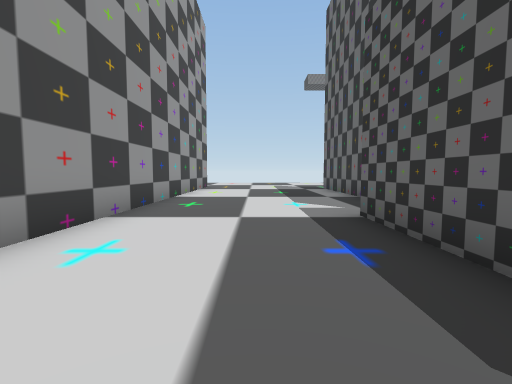
View 1 (above)

23 first-person views from a walk through a scene from a Unity 3-D project. The camera is 1.5 m above the floor, tilts 4° down and sees 85° across. The floor is counted in squares, 2.12 m on a side. Each view is taken from the middle of a square. On the plan, view 1 faces up. The plan holds only what a view shows up to about 10 squares ahead; the rest is blank. The place goes on beyond the plan. The player is left out. Some animated figures are left out.

View 2
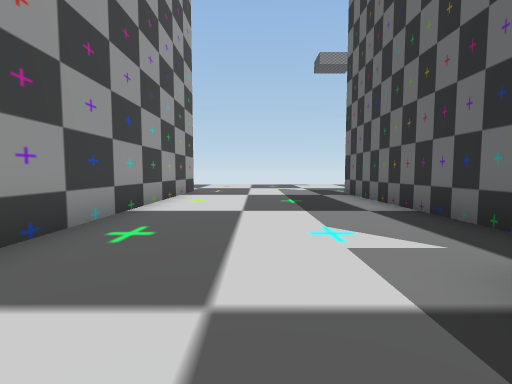

View 3
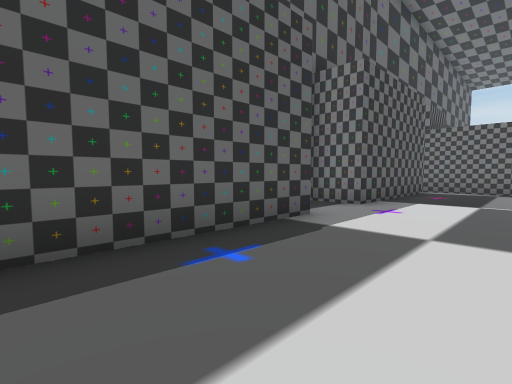

View 4
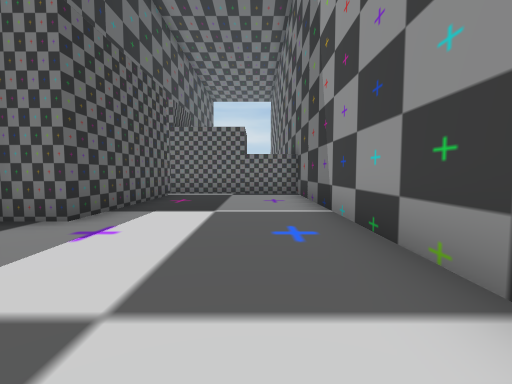

View 5
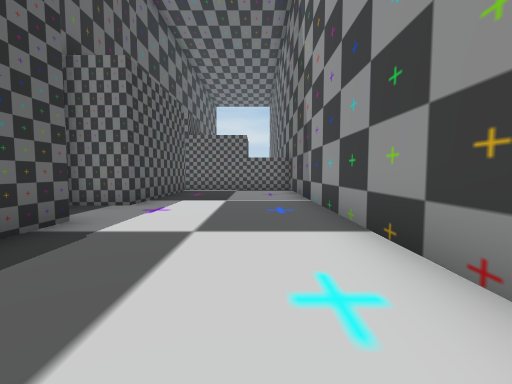

View 6
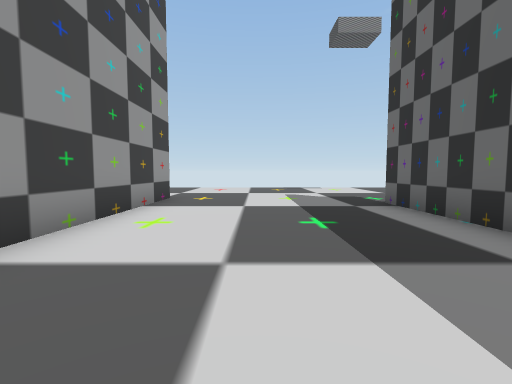

View 7
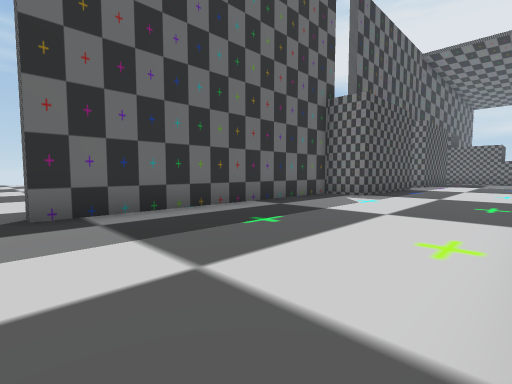

View 8
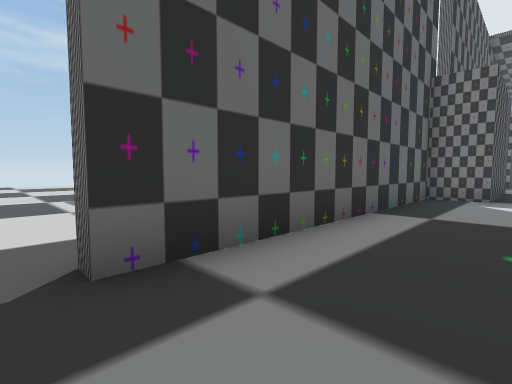

View 9
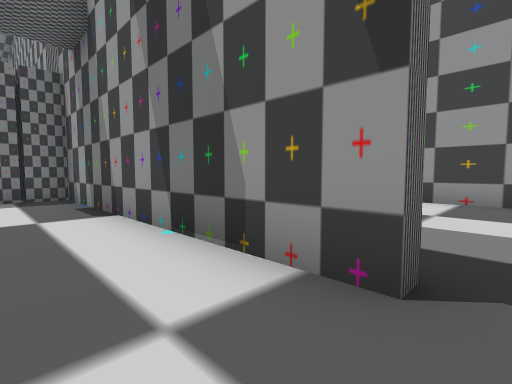

View 10
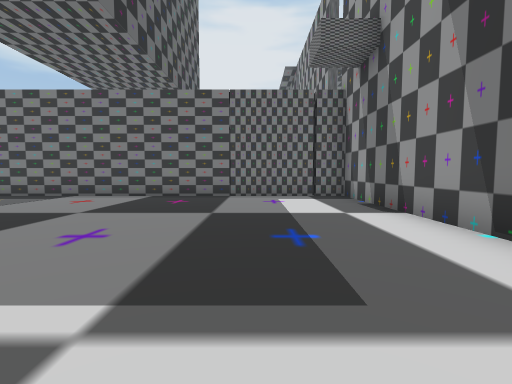

View 11
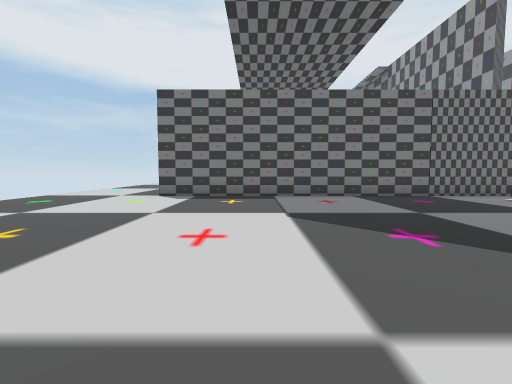

View 12
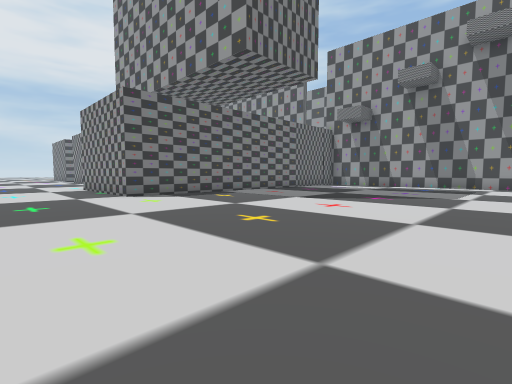

View 13
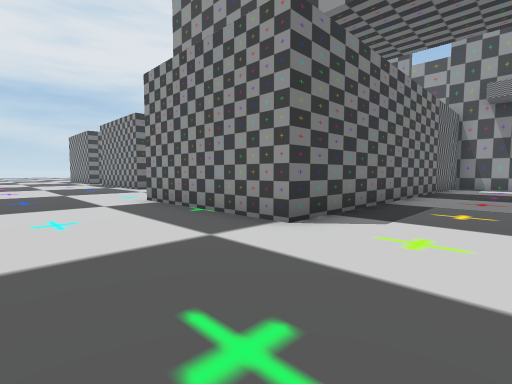

View 14
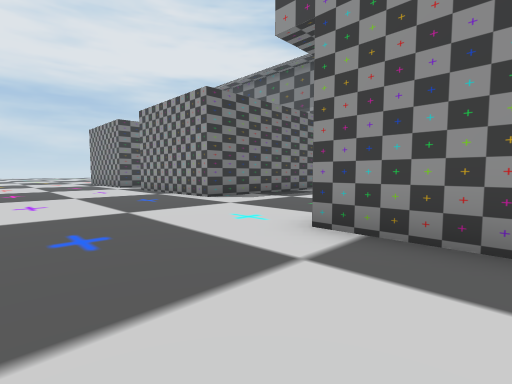

View 15
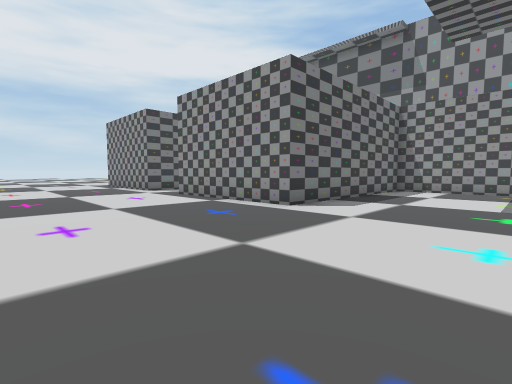

View 16
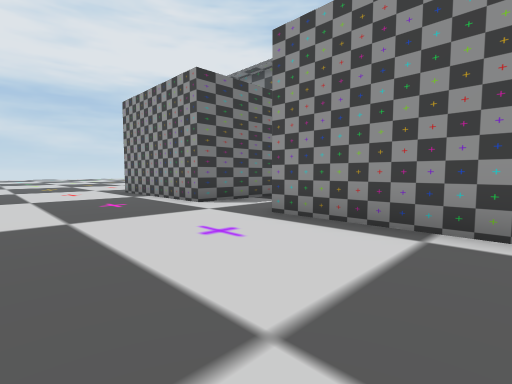

View 17
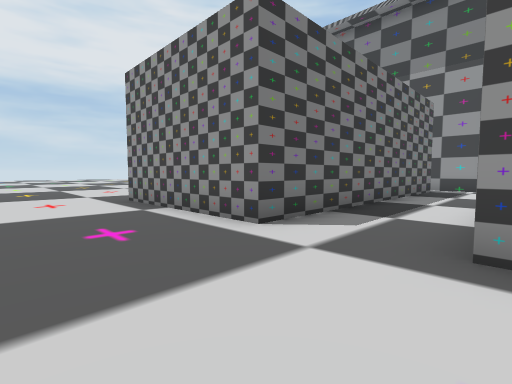

View 18
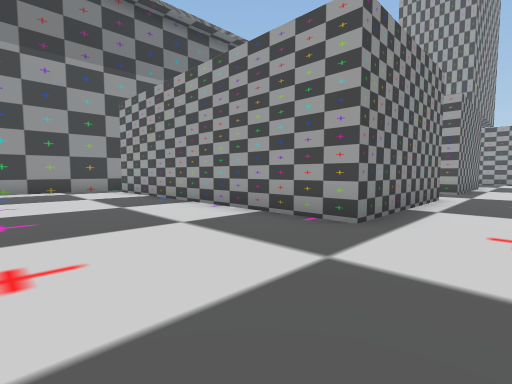

View 19
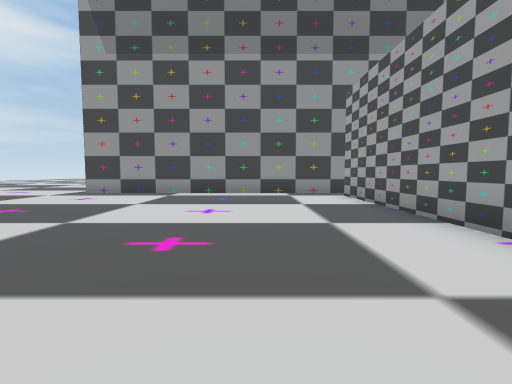

View 20
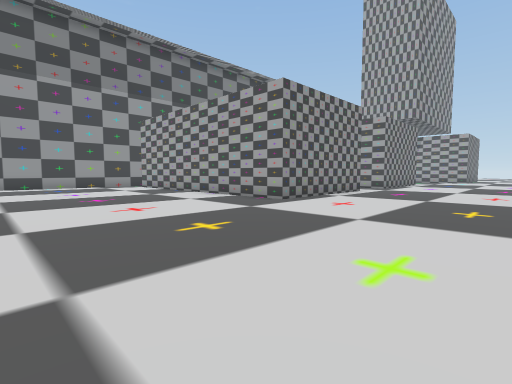

View 21
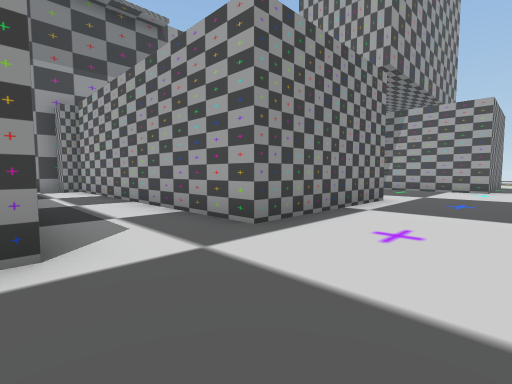

View 22
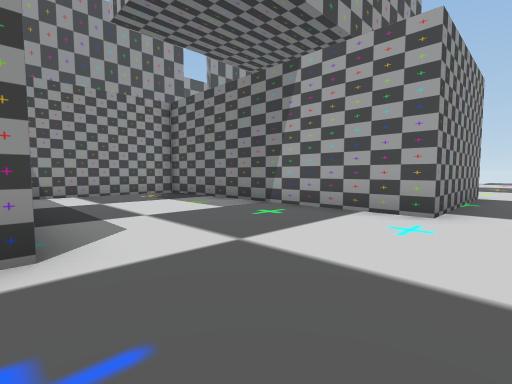

View 23
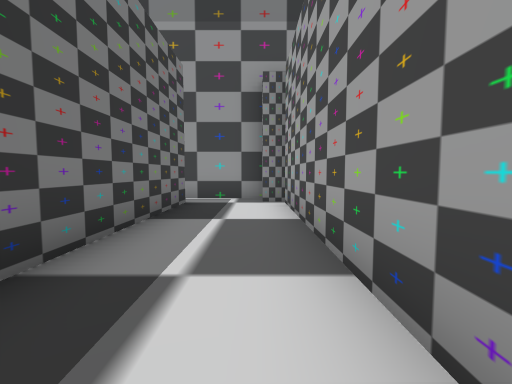

### Floor plan
Points are (right, up) in squares from view 1. A wall is a line through its corners. A room is listed if a view was taken in it or the views show most of it. See-through windows are left out.
Room 1 (views 1, 2, 3, 4, 5, 6, 7, 8)
walls: (1.7, -0.1) (1.7, 4.6) (3, 4.6) (3, 12.6); (-2.4, 13.5) (-2.4, -7.4) (2, -7.4); (1.7, -6.6) (1.7, -2) (3.1, -2)
ways out: opening at (3, 13) to room 2
Room 2 (views 9, 10, 11, 12, 13, 14, 15, 16, 17, 18, 19, 20, 21, 22, 23)
walls: (7.5, -4.7) (13.3, -4.7) (13.3, -9.3) (4.2, -9.3) (4.2, -9.9); (3.4, -9.8) (3.4, -12); (4.4, -11.7) (13.3, -11.7) (13.3, -16.3) (4.4, -16.3); (3.4, -15.9) (3.4, -22.5); (3.4, 12.6) (3.4, 4.6) (14.9, 4.6) (14.9, 0) (6.8, 0) (6.8, -4)
ways out: opening at (3, 13) to room 1

Where each view was taken, in squares from view 1:
view 1: 0 up, 0 right, facing up
view 2: 3 up, 0 right, facing up
view 3: 4 up, 1 left, facing down-right
view 4: 2 up, 1 left, facing down
view 5: 4 up, 1 left, facing down
view 6: 6 up, 0 right, facing up
view 7: 13 up, 2 left, facing down-right
view 8: 13 up, 1 right, facing down-right
view 9: 13 up, 5 right, facing down-left
view 10: 13 up, 6 right, facing down
view 11: 13 up, 12 right, facing down
view 12: 13 up, 18 right, facing down-left
view 13: 7 up, 18 right, facing down-left
view 14: 2 up, 18 right, facing down-left
view 15: 1 down, 18 right, facing down-left
view 16: 6 down, 17 right, facing down-left
view 17: 9 down, 16 right, facing down-left
view 18: 20 down, 15 right, facing up-left
view 19: 19 down, 13 right, facing left
view 20: 22 down, 18 right, facing up-left
view 21: 12 down, 16 right, facing up-left
view 22: 5 down, 16 right, facing up-left
view 23: 10 down, 11 right, facing left
